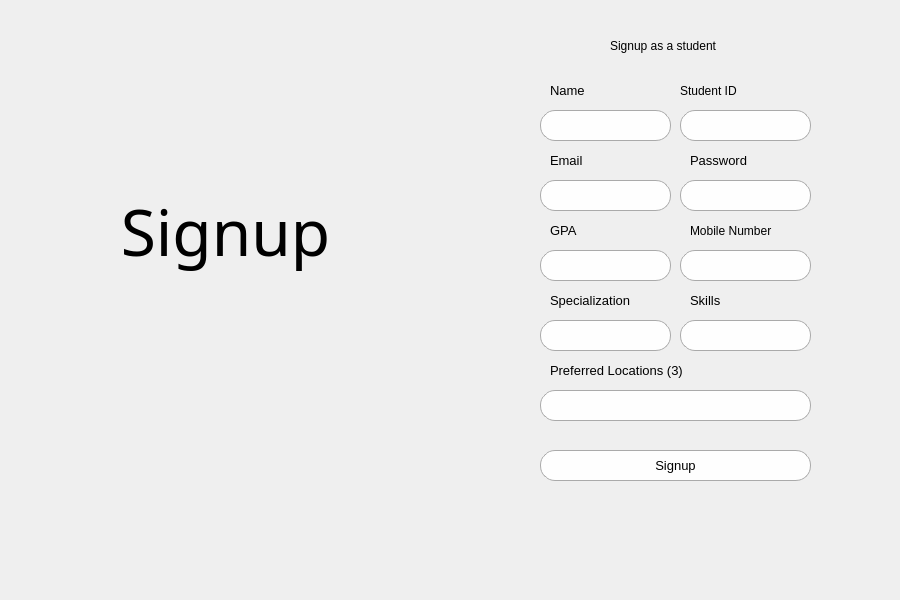
<?xml version="1.0" encoding="UTF-8"?>
<ui version="4.0">
 <class>Dialog</class>
 <widget class="QDialog" name="Dialog">
  <property name="windowModality">
   <enum>Qt::NonModal</enum>
  </property>
  <property name="geometry">
   <rect>
    <x>0</x>
    <y>0</y>
    <width>900</width>
    <height>600</height>
   </rect>
  </property>
  <property name="windowTitle">
   <string>Dialog</string>
  </property>
  <widget class="QLabel" name="label">
   <property name="geometry">
    <rect>
     <x>0</x>
     <y>0</y>
     <width>441</width>
     <height>601</height>
    </rect>
   </property>
   <property name="text">
    <string/>
   </property>
   <property name="pixmap">
    <pixmap>images/login image.jpg</pixmap>
   </property>
   <property name="scaledContents">
    <bool>true</bool>
   </property>
  </widget>
  <widget class="QLabel" name="label_2">
   <property name="geometry">
    <rect>
     <x>100</x>
     <y>150</y>
     <width>251</width>
     <height>161</height>
    </rect>
   </property>
   <property name="font">
    <font>
     <family>Freestyle Script</family>
     <pointsize>48</pointsize>
    </font>
   </property>
   <property name="text">
    <string>Signup</string>
   </property>
   <property name="alignment">
    <set>Qt::AlignCenter</set>
   </property>
  </widget>
  <widget class="QLabel" name="label_3">
   <property name="geometry">
    <rect>
     <x>610</x>
     <y>30</y>
     <width>131</width>
     <height>31</height>
    </rect>
   </property>
   <property name="font">
    <font>
     <family>Arial</family>
     <pointsize>9</pointsize>
     <weight>50</weight>
     <bold>false</bold>
    </font>
   </property>
   <property name="text">
    <string>Signup as a student</string>
   </property>
  </widget>
  <widget class="QLineEdit" name="password_input">
   <property name="geometry">
    <rect>
     <x>680</x>
     <y>180</y>
     <width>131</width>
     <height>31</height>
    </rect>
   </property>
   <property name="toolTip">
    <string>&lt;html&gt;&lt;head/&gt;&lt;body&gt;&lt;p&gt;Enter your password here&lt;/p&gt;&lt;/body&gt;&lt;/html&gt;</string>
   </property>
   <property name="styleSheet">
    <string notr="true">QLineEdit {
    border: 1px solid #aaa;
    border-radius: 15px;
    padding: 2px;
    background-color: #fefefe;
}
</string>
   </property>
  </widget>
  <widget class="QLabel" name="label_4">
   <property name="geometry">
    <rect>
     <x>690</x>
     <y>150</y>
     <width>101</width>
     <height>21</height>
    </rect>
   </property>
   <property name="font">
    <font>
     <family>Arial</family>
     <pointsize>10</pointsize>
     <weight>50</weight>
     <bold>false</bold>
    </font>
   </property>
   <property name="accessibleName">
    <string/>
   </property>
   <property name="frameShape">
    <enum>QFrame::NoFrame</enum>
   </property>
   <property name="frameShadow">
    <enum>QFrame::Sunken</enum>
   </property>
   <property name="text">
    <string>Password</string>
   </property>
   <property name="textFormat">
    <enum>Qt::MarkdownText</enum>
   </property>
  </widget>
  <widget class="QLabel" name="label_5">
   <property name="geometry">
    <rect>
     <x>550</x>
     <y>150</y>
     <width>81</width>
     <height>21</height>
    </rect>
   </property>
   <property name="font">
    <font>
     <family>Arial</family>
     <pointsize>10</pointsize>
     <weight>50</weight>
     <bold>false</bold>
    </font>
   </property>
   <property name="accessibleName">
    <string/>
   </property>
   <property name="frameShape">
    <enum>QFrame::NoFrame</enum>
   </property>
   <property name="frameShadow">
    <enum>QFrame::Sunken</enum>
   </property>
   <property name="text">
    <string>Email</string>
   </property>
   <property name="textFormat">
    <enum>Qt::MarkdownText</enum>
   </property>
  </widget>
  <widget class="QLineEdit" name="email_input">
   <property name="geometry">
    <rect>
     <x>540</x>
     <y>180</y>
     <width>131</width>
     <height>31</height>
    </rect>
   </property>
   <property name="toolTip">
    <string>&lt;html&gt;&lt;head/&gt;&lt;body&gt;&lt;p&gt;Enter your email here&lt;/p&gt;&lt;p&gt;NAME@EXAMPLE.com&lt;/p&gt;&lt;/body&gt;&lt;/html&gt;</string>
   </property>
   <property name="styleSheet">
    <string notr="true">QLineEdit {
    border: 1px solid #aaa;
    border-radius: 15px;
    padding: 2px;
    background-color: #fefefe;
}
</string>
   </property>
   <property name="inputMask">
    <string/>
   </property>
  </widget>
  <widget class="QLineEdit" name="gpa_input">
   <property name="geometry">
    <rect>
     <x>540</x>
     <y>250</y>
     <width>131</width>
     <height>31</height>
    </rect>
   </property>
   <property name="toolTip">
    <string>&lt;html&gt;&lt;head/&gt;&lt;body&gt;&lt;p&gt;Enter your password here&lt;/p&gt;&lt;/body&gt;&lt;/html&gt;</string>
   </property>
   <property name="styleSheet">
    <string notr="true">QLineEdit {
    border: 1px solid #aaa;
    border-radius: 15px;
    padding: 2px;
    background-color: #fefefe;
}
</string>
   </property>
  </widget>
  <widget class="QLabel" name="label_6">
   <property name="geometry">
    <rect>
     <x>680</x>
     <y>80</y>
     <width>101</width>
     <height>21</height>
    </rect>
   </property>
   <property name="font">
    <font>
     <family>Arial</family>
     <pointsize>9</pointsize>
     <weight>50</weight>
     <bold>false</bold>
    </font>
   </property>
   <property name="accessibleName">
    <string/>
   </property>
   <property name="frameShape">
    <enum>QFrame::NoFrame</enum>
   </property>
   <property name="frameShadow">
    <enum>QFrame::Sunken</enum>
   </property>
   <property name="text">
    <string>Student ID</string>
   </property>
   <property name="textFormat">
    <enum>Qt::MarkdownText</enum>
   </property>
  </widget>
  <widget class="QLineEdit" name="mobile_input">
   <property name="geometry">
    <rect>
     <x>680</x>
     <y>250</y>
     <width>131</width>
     <height>31</height>
    </rect>
   </property>
   <property name="toolTip">
    <string>&lt;html&gt;&lt;head/&gt;&lt;body&gt;&lt;p&gt;Enter your password here&lt;/p&gt;&lt;/body&gt;&lt;/html&gt;</string>
   </property>
   <property name="styleSheet">
    <string notr="true">QLineEdit {
    border: 1px solid #aaa;
    border-radius: 15px;
    padding: 2px;
    background-color: #fefefe;
}
</string>
   </property>
  </widget>
  <widget class="QLabel" name="label_7">
   <property name="geometry">
    <rect>
     <x>690</x>
     <y>220</y>
     <width>101</width>
     <height>21</height>
    </rect>
   </property>
   <property name="font">
    <font>
     <family>Arial</family>
     <pointsize>9</pointsize>
     <weight>50</weight>
     <bold>false</bold>
    </font>
   </property>
   <property name="accessibleName">
    <string/>
   </property>
   <property name="frameShape">
    <enum>QFrame::NoFrame</enum>
   </property>
   <property name="frameShadow">
    <enum>QFrame::Sunken</enum>
   </property>
   <property name="text">
    <string>Mobile Number</string>
   </property>
   <property name="textFormat">
    <enum>Qt::MarkdownText</enum>
   </property>
  </widget>
  <widget class="QLineEdit" name="name_input">
   <property name="geometry">
    <rect>
     <x>540</x>
     <y>110</y>
     <width>131</width>
     <height>31</height>
    </rect>
   </property>
   <property name="toolTip">
    <string>&lt;html&gt;&lt;head/&gt;&lt;body&gt;&lt;p&gt;Enter your password here&lt;/p&gt;&lt;/body&gt;&lt;/html&gt;</string>
   </property>
   <property name="styleSheet">
    <string notr="true">QLineEdit {
    border: 1px solid #aaa;
    border-radius: 15px;
    padding: 2px;
    background-color: #fefefe;
}
</string>
   </property>
  </widget>
  <widget class="QLabel" name="label_8">
   <property name="geometry">
    <rect>
     <x>550</x>
     <y>80</y>
     <width>81</width>
     <height>21</height>
    </rect>
   </property>
   <property name="font">
    <font>
     <family>Arial</family>
     <pointsize>10</pointsize>
     <weight>50</weight>
     <bold>false</bold>
    </font>
   </property>
   <property name="accessibleName">
    <string/>
   </property>
   <property name="frameShape">
    <enum>QFrame::NoFrame</enum>
   </property>
   <property name="frameShadow">
    <enum>QFrame::Sunken</enum>
   </property>
   <property name="text">
    <string>Name</string>
   </property>
   <property name="textFormat">
    <enum>Qt::MarkdownText</enum>
   </property>
  </widget>
  <widget class="QLineEdit" name="id_input">
   <property name="geometry">
    <rect>
     <x>680</x>
     <y>110</y>
     <width>131</width>
     <height>31</height>
    </rect>
   </property>
   <property name="toolTip">
    <string>&lt;html&gt;&lt;head/&gt;&lt;body&gt;&lt;p&gt;Enter your password here&lt;/p&gt;&lt;/body&gt;&lt;/html&gt;</string>
   </property>
   <property name="styleSheet">
    <string notr="true">QLineEdit {
    border: 1px solid #aaa;
    border-radius: 15px;
    padding: 2px;
    background-color: #fefefe;
}
</string>
   </property>
  </widget>
  <widget class="QLabel" name="label_9">
   <property name="geometry">
    <rect>
     <x>550</x>
     <y>220</y>
     <width>81</width>
     <height>21</height>
    </rect>
   </property>
   <property name="font">
    <font>
     <family>Arial</family>
     <pointsize>10</pointsize>
     <weight>50</weight>
     <bold>false</bold>
    </font>
   </property>
   <property name="accessibleName">
    <string/>
   </property>
   <property name="frameShape">
    <enum>QFrame::NoFrame</enum>
   </property>
   <property name="frameShadow">
    <enum>QFrame::Sunken</enum>
   </property>
   <property name="text">
    <string>GPA</string>
   </property>
   <property name="textFormat">
    <enum>Qt::MarkdownText</enum>
   </property>
  </widget>
  <widget class="QLineEdit" name="specialization_input">
   <property name="geometry">
    <rect>
     <x>540</x>
     <y>320</y>
     <width>131</width>
     <height>31</height>
    </rect>
   </property>
   <property name="toolTip">
    <string>&lt;html&gt;&lt;head/&gt;&lt;body&gt;&lt;p&gt;Enter your password here&lt;/p&gt;&lt;/body&gt;&lt;/html&gt;</string>
   </property>
   <property name="styleSheet">
    <string notr="true">QLineEdit {
    border: 1px solid #aaa;
    border-radius: 15px;
    padding: 2px;
    background-color: #fefefe;
}
</string>
   </property>
  </widget>
  <widget class="QLineEdit" name="skills_input">
   <property name="geometry">
    <rect>
     <x>680</x>
     <y>320</y>
     <width>131</width>
     <height>31</height>
    </rect>
   </property>
   <property name="toolTip">
    <string>&lt;html&gt;&lt;head/&gt;&lt;body&gt;&lt;p&gt;Enter your password here&lt;/p&gt;&lt;/body&gt;&lt;/html&gt;</string>
   </property>
   <property name="styleSheet">
    <string notr="true">QLineEdit {
    border: 1px solid #aaa;
    border-radius: 15px;
    padding: 2px;
    background-color: #fefefe;
}
</string>
   </property>
  </widget>
  <widget class="QLabel" name="label_10">
   <property name="geometry">
    <rect>
     <x>550</x>
     <y>360</y>
     <width>201</width>
     <height>21</height>
    </rect>
   </property>
   <property name="font">
    <font>
     <family>Arial</family>
     <pointsize>10</pointsize>
     <weight>50</weight>
     <bold>false</bold>
    </font>
   </property>
   <property name="accessibleName">
    <string/>
   </property>
   <property name="frameShape">
    <enum>QFrame::NoFrame</enum>
   </property>
   <property name="frameShadow">
    <enum>QFrame::Sunken</enum>
   </property>
   <property name="text">
    <string>Preferred Locations (3)</string>
   </property>
   <property name="textFormat">
    <enum>Qt::MarkdownText</enum>
   </property>
  </widget>
  <widget class="QLabel" name="label_11">
   <property name="geometry">
    <rect>
     <x>550</x>
     <y>290</y>
     <width>121</width>
     <height>21</height>
    </rect>
   </property>
   <property name="font">
    <font>
     <family>Arial</family>
     <pointsize>10</pointsize>
     <weight>50</weight>
     <bold>false</bold>
    </font>
   </property>
   <property name="accessibleName">
    <string/>
   </property>
   <property name="frameShape">
    <enum>QFrame::NoFrame</enum>
   </property>
   <property name="frameShadow">
    <enum>QFrame::Sunken</enum>
   </property>
   <property name="text">
    <string>Specialization</string>
   </property>
   <property name="textFormat">
    <enum>Qt::MarkdownText</enum>
   </property>
  </widget>
  <widget class="QLineEdit" name="locations_input">
   <property name="geometry">
    <rect>
     <x>540</x>
     <y>390</y>
     <width>271</width>
     <height>31</height>
    </rect>
   </property>
   <property name="toolTip">
    <string>&lt;html&gt;&lt;head/&gt;&lt;body&gt;&lt;p&gt;Enter your password here&lt;/p&gt;&lt;/body&gt;&lt;/html&gt;</string>
   </property>
   <property name="styleSheet">
    <string notr="true">QLineEdit {
    border: 1px solid #aaa;
    border-radius: 15px;
    padding: 2px;
    background-color: #fefefe;
}
</string>
   </property>
  </widget>
  <widget class="QLabel" name="label_12">
   <property name="geometry">
    <rect>
     <x>690</x>
     <y>290</y>
     <width>121</width>
     <height>21</height>
    </rect>
   </property>
   <property name="font">
    <font>
     <family>Arial</family>
     <pointsize>10</pointsize>
     <weight>50</weight>
     <bold>false</bold>
    </font>
   </property>
   <property name="accessibleName">
    <string/>
   </property>
   <property name="frameShape">
    <enum>QFrame::NoFrame</enum>
   </property>
   <property name="frameShadow">
    <enum>QFrame::Sunken</enum>
   </property>
   <property name="text">
    <string>Skills</string>
   </property>
   <property name="textFormat">
    <enum>Qt::MarkdownText</enum>
   </property>
  </widget>
  <widget class="QPushButton" name="signup_button">
   <property name="geometry">
    <rect>
     <x>540</x>
     <y>450</y>
     <width>271</width>
     <height>31</height>
    </rect>
   </property>
   <property name="font">
    <font>
     <pointsize>10</pointsize>
     <weight>50</weight>
     <bold>false</bold>
    </font>
   </property>
   <property name="toolTip">
    <string>&lt;html&gt;&lt;head/&gt;&lt;body&gt;&lt;p&gt;Login as a student&lt;/p&gt;&lt;/body&gt;&lt;/html&gt;</string>
   </property>
   <property name="styleSheet">
    <string notr="true">QPushButton {
    border: 1px solid #aaa;
    border-radius: 15px;
    padding: 2px;
    background-color: #fefefe;
}</string>
   </property>
   <property name="text">
    <string>Signup</string>
   </property>
  </widget>
 </widget>
 <resources/>
 <connections/>
</ui>
